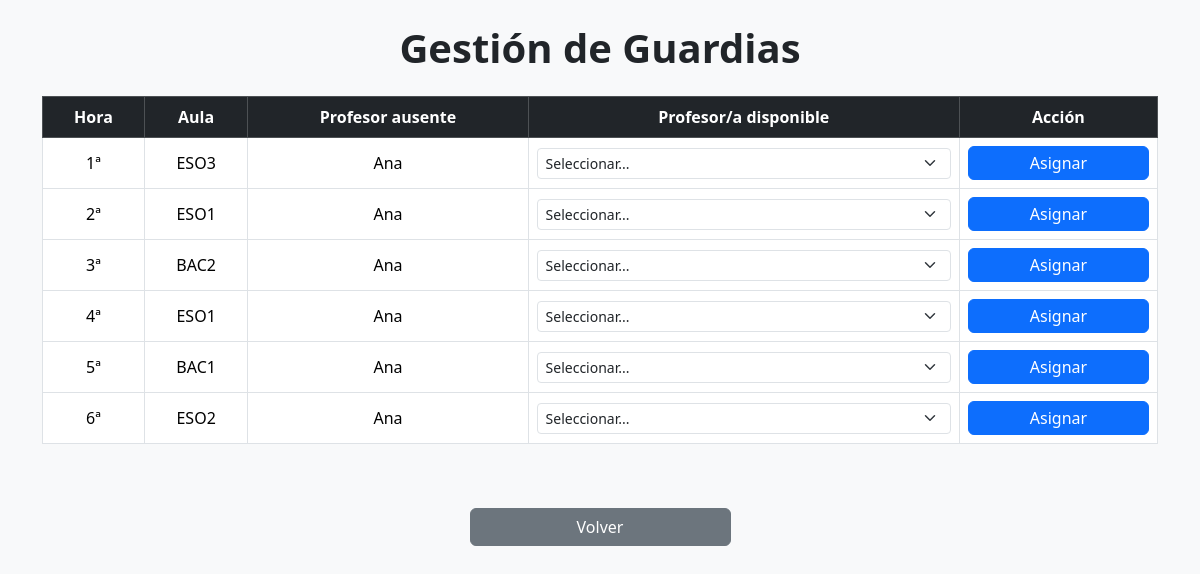
Before: /guardias with the older database file.
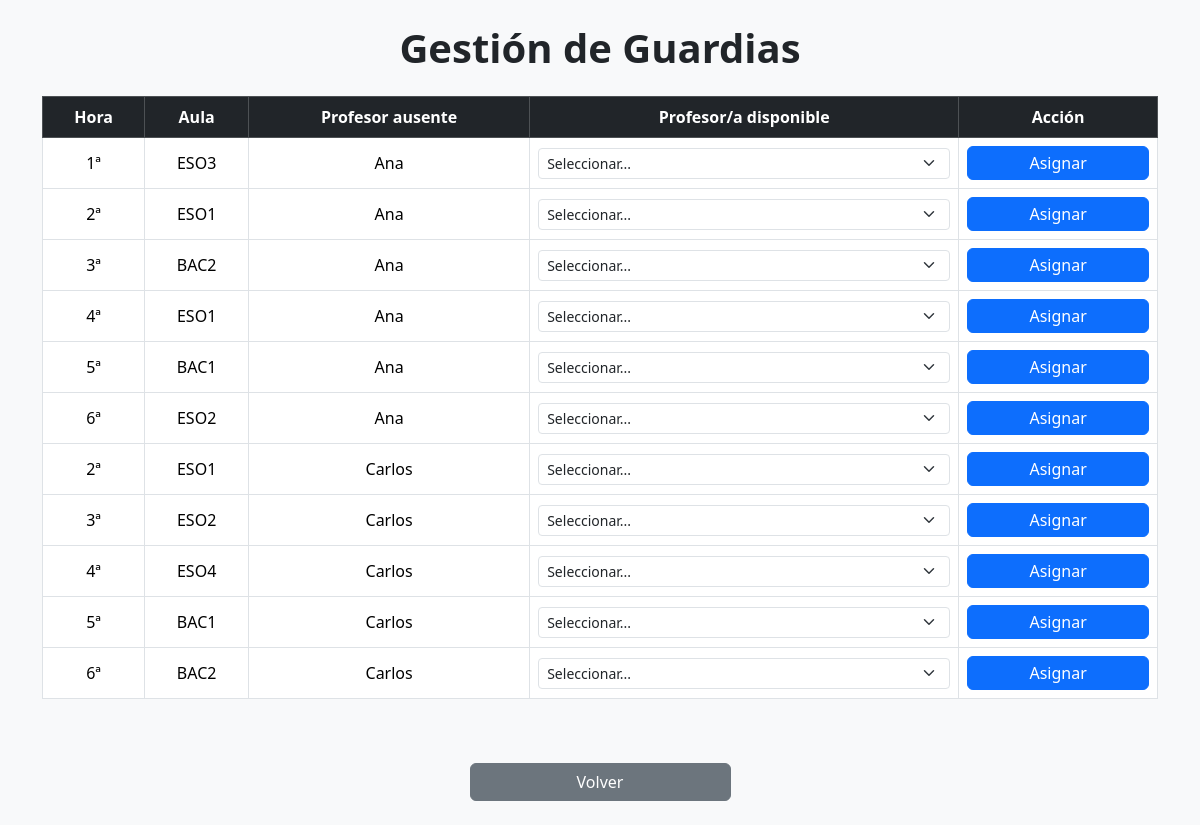
After: the same page with the newer database file.
### tables this page shows
CREATE TABLE ausencias (
    id_ausencia INTEGER PRIMARY KEY AUTOINCREMENT,
    id_profesor INTEGER NOT NULL,
    fecha DATE NOT NULL,
    hora INTEGER NOT NULL,
    FOREIGN KEY (id_profesor) REFERENCES profesores(id_profesor)
);

CREATE TABLE horario (
    id_horario INTEGER PRIMARY KEY AUTOINCREMENT,
    id_profesor INTEGER NOT NULL,
    dia_semana INTEGER NOT NULL CHECK(dia_semana BETWEEN 1 AND 5),
    hora INTEGER NOT NULL,
    tipo TEXT NOT NULL CHECK(tipo IN ('clase', 'guardia', 'libre')),
    aula TEXT,
    UNIQUE(id_profesor, dia_semana, hora), -- Para que un profesor no tenga dos clases al mismo tiempo
    FOREIGN KEY (id_profesor) REFERENCES profesores(id_profesor)
);

CREATE TABLE profesores (
    id_profesor INTEGER PRIMARY KEY AUTOINCREMENT,
    nombre TEXT NOT NULL,
    departamento TEXT NOT NULL
);

### app.py (the view)
@app.route("/guardias")
def vista_guardias():
    dia_actual = datetime.now().isoweekday()
    fecha_hoy = date.today().isoformat()
    filas = db.obtener_ausencias_con_datos_profesor(dia_actual)
    guardias_db = db.obtener_guardias_con_nombre_cubre()
    asignadas = {(g[0], g[1]): {'cubre': g[2]} for g in guardias_db}
    sustitutos_por_hora = {}
    for f in filas:
        hora_ausencia = f[0]
        if hora_ausencia not in sustitutos_por_hora:
            sustitutos_por_hora[hora_ausencia] = db.obtener_profesores_disponibles_en_hora(dia_actual, hora_ausencia)
    return render_template(
        "guardias.html",
        filas=filas,
        sustitutos_por_hora=sustitutos_por_hora,
        asignadas=asignadas,
        fecha_actual=fecha_hoy
    )

### modules/db/db_manager.py (called while the page is built)
def get_connection():
    conn = sqlite3.connect(DB_PATH)
    conn.execute("PRAGMA foreign_keys = ON")
    return conn

def obtener_profesores_disponibles_en_hora(dia_semana, hora):
    with get_connection() as conn:
        cursor = conn.cursor()
        cursor.execute("""
            SELECT p.id_profesor, p.nombre, COUNT(g.id_guardia) as total_guardias
            FROM profesores p
            JOIN presencia pr ON p.id_profesor = pr.id_profesor
            JOIN horario h ON p.id_profesor = h.id_profesor
            LEFT JOIN guardias g ON p.id_profesor = g.id_profesor_cubre
            WHERE pr.fecha = date('now')
              AND pr.presente = 1
              AND h.dia_semana = ?
              AND h.hora = ?
              AND h.tipo = 'libre'
            GROUP BY p.id_profesor
            ORDER BY total_guardias ASC, p.nombre ASC
        """, (dia_semana, hora))
        return cursor.fetchall()

### templates/guardias.html (shortened to what this page needs)
<!DOCTYPE html>
<html>
<head>
    <link href="https://cdn.jsdelivr.net/npm/bootstrap@5.3.3/dist/css/bootstrap.min.css" rel="stylesheet">
</head>
<body class="bg-light">
<div class="container py-4">
    <h1 class="mb-4 text-center fw-bold">Gestión de Guardias</h1>
    <div class="table-responsive">
        <table class="table table-bordered table-hover align-middle text-center">
        <thead class="table-dark">
            <tr>
                <th>Hora</th>
                <th>Aula</th>
                <th>Profesor ausente</th>
                <th>Profesor/a disponible</th>
                <th>Acción</th>
            </tr>
        </thead>
        <tbody>
            {% for f in filas %}
            {% set hora = f[0] %}
            {% set aula = f[1] %}
            {% set nombre_ausente = f[3] %}
            <tr class="{% if (hora, aula) in asignadas %}table-success{% endif %}">                <td>{{ hora }}ª</td>
                <td>{{ aula }}</td>
                <td>{{ nombre_ausente }}</td>
                <td>
                    {% if (hora, aula) not in asignadas %}
                        <select class="form-select form-select-sm" name="id_profesor_cubre" form="form_asignar_{{ loop.index }}" required>
                            <option value="">Seleccionar...</option>
                        </select>
                    {% else %}
                        <span class="text-success fw-bold">✓ Guardia asignada a {{ asignadas[(hora, aula)].cubre }}</span>
                    {% endif %}
                </td>
                <td>
                    {% if (hora, aula) in asignadas %}
                    <form method="POST" action="/eliminar" class="d-inline">
                        <input type="hidden" name="hora" value="{{ hora }}">
                        <input type="hidden" name="aula" value="{{ aula }}">
                        <button type="submit" class="btn btn-danger py-1 px-3 w-100">Eliminar</button>
                    </form>
                    {% else %}
                        <form id="form_asignar_{{ loop.index }}" method="POST" action="/registrar">
                            <button type="submit" class="btn btn-primary py-1 px-3 w-100">Asignar</button>
                        </form>
                    {% endif %}
                </td>
            </tr>
            {% endfor %}
        </tbody>
    </table>
    </div>
    <br>
        <div class="row mt-4">
        <div class="col-8 col-md-4 col-lg-3 mx-auto">
            <a href="/" class="btn btn-secondary w-100 d-block">Volver</a>
        </div>
    </div>
</div>
</body>
</html>

Changed rows visible on the page:
added ausencias: hora "2"
now on this page (row unchanged): horario: aula "ESO1"
now on this page (row unchanged): profesores: nombre "Carlos"
added ausencias: hora "3"
now on this page (row unchanged): horario: aula "ESO2"
added ausencias: hora "4"
now on this page (row unchanged): horario: aula "ESO4"
added ausencias: hora "5"
now on this page (row unchanged): horario: aula "BAC1"
added ausencias: hora "6"
now on this page (row unchanged): horario: aula "BAC2"
